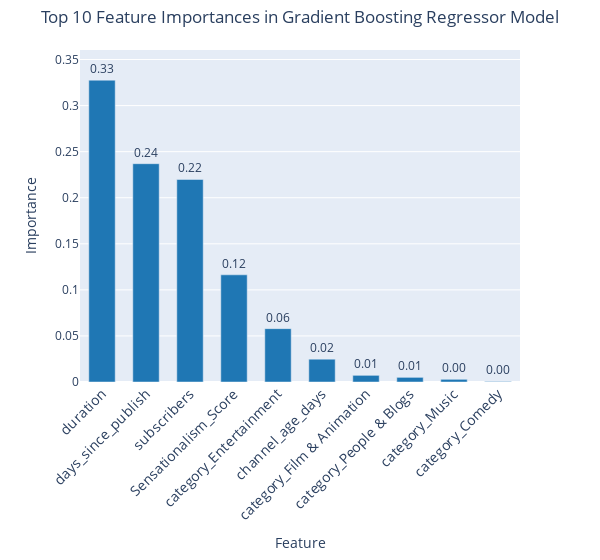

The code cell stored with this chart in its notebook:
### Markdown cell above
### 特徵重要性

### Code cell
import plotly.graph_objects as go
feature_importances = optimized_model.feature_importances_
feature_names = X_train.columns

# 創建特徵重要性的DataFrame
importances_df = pd.DataFrame({'feature': feature_names, 'importance': feature_importances})
importances_df = importances_df.sort_values(by='importance', ascending=False)

# 創建圖表
fig = go.Figure(go.Bar(
    x=importances_df['feature'][:10],
    y=importances_df['importance'][:10],
    text=importances_df['importance'][:10].apply(lambda x: f'{x:.2f}'),
    textposition='outside',
    marker_color='#1f77b4',
    width=0.6
))

# 調整布局
fig.update_layout(
    title={
        'text': 'Top 10 Feature Importances in Gradient Boosting Regressor Model',
        'y':0.98,  # 標題在垂直方向的位置
        'x':0.5,  # 標題在水平方向的位置
        'xanchor': 'center',  # 確保標題的中心在 x 的位置
        'yanchor': 'top'      # 確保標題的底部在 y 的位置
    },
    xaxis=dict(
        title='Feature',
        tickangle=-45,
        tickfont=dict(size=14)
    ),
    yaxis=dict(
        title='Importance',
        range=[0, 1.1 * max(importances_df['importance'][:10])]
    ),
    margin=dict(t=50),  # 可能需要根據標題的大小調整邊距
    showlegend=False,
    bargap=0.05,
    width=600, # 調整圖表的寬度
)

# 顯示圖表
fig.show()

### Figure 1 — Plotly figure (JSON) as saved in the notebook; plotly's stock layout.template omitted (floating-point values rounded to 4 significant figures)
{"data": [{"marker": {"color": "#1f77b4"}, "text": ["0.33", "0.24", "0.22", "0.12", "0.06", "0.02", "0.01", "0.01", "0.00", "0.00"], "textposition": "outside", "type": "bar", "width": 0.6, "x": ["duration", "days_since_publish", "subscribers", "Sensationalism_Score", "category_Entertainment", "channel_age_days", "category_Film & Animation", "category_People & Blogs", "category_Music", "category_Comedy"], "y": [0.3276, 0.2369, 0.2198, 0.1163, 0.05791, 0.02473, 0.007233, 0.005047, 0.002912, 0.0005559]}], "layout": {"bargap": 0.05, "margin": {"t": 50}, "showlegend": false, "title": {"text": "Top 10 Feature Importances in Gradient Boosting Regressor Model", "x": 0.5, "xanchor": "center", "y": 0.98, "yanchor": "top"}, "width": 600, "xaxis": {"tickangle": -45, "tickfont": {"size": 14}, "title": {"text": "Feature"}}, "yaxis": {"range": [0, 0.3603], "title": {"text": "Importance"}}}}
